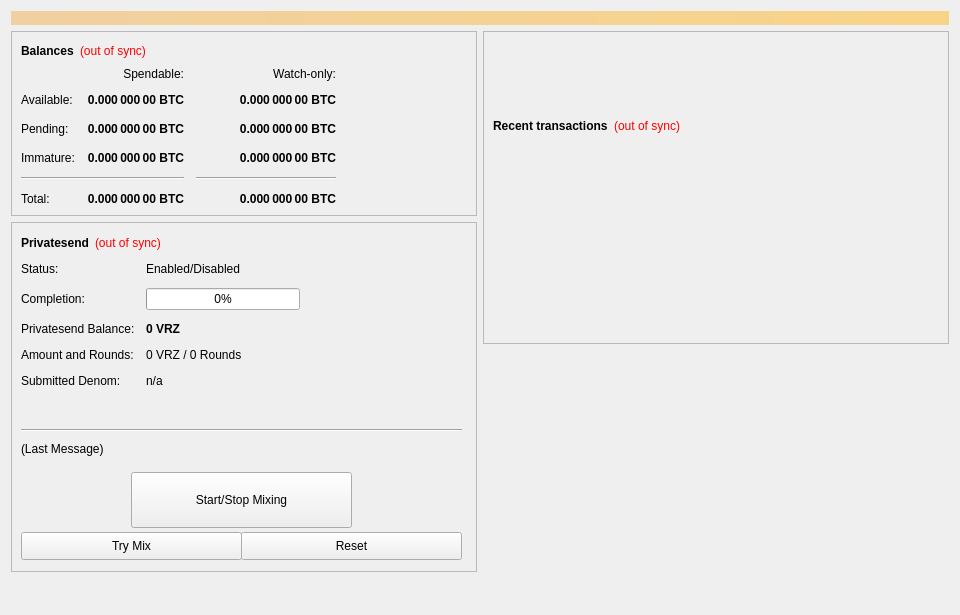
<?xml version="1.0" encoding="UTF-8"?>
<ui version="4.0">
 <class>OverviewPage</class>
 <widget class="QWidget" name="OverviewPage">
  <property name="geometry">
   <rect>
    <x>0</x>
    <y>0</y>
    <width>960</width>
    <height>615</height>
   </rect>
  </property>
  <property name="minimumSize">
   <size>
    <width>960</width>
    <height>0</height>
   </size>
  </property>
  <property name="windowTitle">
   <string>Form</string>
  </property>
  <layout class="QVBoxLayout" name="topLayout">
   <item>
    <widget class="QLabel" name="labelAlerts">
     <property name="visible">
      <bool>false</bool>
     </property>
     <property name="styleSheet">
      <string notr="true">background-color: qlineargradient(x1: 0, y1: 0, x2: 1, y2: 0, stop:0 #F0D0A0, stop:1 #F8D488); color:#000000;</string>
     </property>
     <property name="wordWrap">
      <bool>true</bool>
     </property>
     <property name="margin">
      <number>3</number>
     </property>
    </widget>
   </item>
   <item>
    <layout class="QHBoxLayout" name="horizontalLayout" stretch="1,1">
     <item>
      <layout class="QVBoxLayout" name="verticalLayout_2">
       <item>
        <widget class="QFrame" name="frame">
         <property name="frameShape">
          <enum>QFrame::StyledPanel</enum>
         </property>
         <property name="frameShadow">
          <enum>QFrame::Raised</enum>
         </property>
         <layout class="QVBoxLayout" name="verticalLayout_4">
          <item>
           <layout class="QHBoxLayout" name="horizontalLayout_4">
            <item>
             <widget class="QLabel" name="label_5">
              <property name="font">
               <font>
                <weight>75</weight>
                <bold>true</bold>
               </font>
              </property>
              <property name="text">
               <string>Balances</string>
              </property>
             </widget>
            </item>
            <item>
             <widget class="QLabel" name="labelWalletStatus">
              <property name="cursor">
               <cursorShape>WhatsThisCursor</cursorShape>
              </property>
              <property name="toolTip">
               <string>The displayed information may be out of date. Your wallet automatically synchronizes with the Verizon network after a connection is established, but this process has not completed yet.</string>
              </property>
              <property name="styleSheet">
               <string notr="true">QLabel { color: red; }</string>
              </property>
              <property name="text">
               <string notr="true">(out of sync)</string>
              </property>
              <property name="alignment">
               <set>Qt::AlignLeading|Qt::AlignLeft|Qt::AlignVCenter</set>
              </property>
             </widget>
            </item>
            <item>
             <spacer name="horizontalSpacer_3">
              <property name="orientation">
               <enum>Qt::Horizontal</enum>
              </property>
              <property name="sizeHint" stdset="0">
               <size>
                <width>40</width>
                <height>20</height>
               </size>
              </property>
             </spacer>
            </item>
           </layout>
          </item>
          <item>
           <layout class="QGridLayout" name="gridLayout">
            <property name="spacing">
             <number>12</number>
            </property>
            <item row="2" column="2">
             <widget class="QLabel" name="labelWatchPending">
              <property name="font">
               <font>
                <weight>75</weight>
                <bold>true</bold>
               </font>
              </property>
              <property name="cursor">
               <cursorShape>IBeamCursor</cursorShape>
              </property>
              <property name="toolTip">
               <string>Unconfirmed transactions to watch-only addresses</string>
              </property>
              <property name="text">
               <string notr="true">0.000 000 00 BTC</string>
              </property>
              <property name="alignment">
               <set>Qt::AlignRight|Qt::AlignTrailing|Qt::AlignVCenter</set>
              </property>
              <property name="textInteractionFlags">
               <set>Qt::LinksAccessibleByMouse|Qt::TextSelectableByKeyboard|Qt::TextSelectableByMouse</set>
              </property>
             </widget>
            </item>
            <item row="2" column="1">
             <widget class="QLabel" name="labelUnconfirmed">
              <property name="font">
               <font>
                <weight>75</weight>
                <bold>true</bold>
               </font>
              </property>
              <property name="cursor">
               <cursorShape>IBeamCursor</cursorShape>
              </property>
              <property name="toolTip">
               <string>Total of transactions that have yet to be confirmed, and do not yet count toward the spendable balance</string>
              </property>
              <property name="text">
               <string notr="true">0.000 000 00 BTC</string>
              </property>
              <property name="alignment">
               <set>Qt::AlignRight|Qt::AlignTrailing|Qt::AlignVCenter</set>
              </property>
              <property name="textInteractionFlags">
               <set>Qt::LinksAccessibleByMouse|Qt::TextSelectableByKeyboard|Qt::TextSelectableByMouse</set>
              </property>
             </widget>
            </item>
            <item row="3" column="2">
             <widget class="QLabel" name="labelWatchImmature">
              <property name="font">
               <font>
                <weight>75</weight>
                <bold>true</bold>
               </font>
              </property>
              <property name="cursor">
               <cursorShape>IBeamCursor</cursorShape>
              </property>
              <property name="toolTip">
               <string>Staked or masternode rewards in watch-only addresses that has not yet matured</string>
              </property>
              <property name="text">
               <string notr="true">0.000 000 00 BTC</string>
              </property>
              <property name="alignment">
               <set>Qt::AlignRight|Qt::AlignTrailing|Qt::AlignVCenter</set>
              </property>
              <property name="textInteractionFlags">
               <set>Qt::LinksAccessibleByMouse|Qt::TextSelectableByKeyboard|Qt::TextSelectableByMouse</set>
              </property>
             </widget>
            </item>
            <item row="4" column="0" colspan="2">
             <widget class="Line" name="lineSpendableBalance">
              <property name="orientation">
               <enum>Qt::Horizontal</enum>
              </property>
             </widget>
            </item>
            <item row="4" column="2">
             <widget class="Line" name="lineWatchBalance">
              <property name="sizePolicy">
               <sizepolicy hsizetype="Preferred" vsizetype="Fixed">
                <horstretch>0</horstretch>
                <verstretch>0</verstretch>
               </sizepolicy>
              </property>
              <property name="minimumSize">
               <size>
                <width>140</width>
                <height>0</height>
               </size>
              </property>
              <property name="orientation">
               <enum>Qt::Horizontal</enum>
              </property>
             </widget>
            </item>
            <item row="5" column="0">
             <widget class="QLabel" name="labelTotalText">
              <property name="text">
               <string>Total:</string>
              </property>
             </widget>
            </item>
            <item row="3" column="1">
             <widget class="QLabel" name="labelImmature">
              <property name="font">
               <font>
                <weight>75</weight>
                <bold>true</bold>
               </font>
              </property>
              <property name="cursor">
               <cursorShape>IBeamCursor</cursorShape>
              </property>
              <property name="toolTip">
               <string>Staked or masternode rewards that has not yet matured</string>
              </property>
              <property name="text">
               <string notr="true">0.000 000 00 BTC</string>
              </property>
              <property name="alignment">
               <set>Qt::AlignRight|Qt::AlignTrailing|Qt::AlignVCenter</set>
              </property>
              <property name="textInteractionFlags">
               <set>Qt::LinksAccessibleByMouse|Qt::TextSelectableByKeyboard|Qt::TextSelectableByMouse</set>
              </property>
             </widget>
            </item>
            <item row="2" column="3">
             <spacer name="horizontalSpacer_2">
              <property name="orientation">
               <enum>Qt::Horizontal</enum>
              </property>
              <property name="sizeHint" stdset="0">
               <size>
                <width>40</width>
                <height>20</height>
               </size>
              </property>
             </spacer>
            </item>
            <item row="3" column="0">
             <widget class="QLabel" name="labelImmatureText">
              <property name="text">
               <string>Immature:</string>
              </property>
             </widget>
            </item>
            <item row="5" column="1">
             <widget class="QLabel" name="labelTotal">
              <property name="font">
               <font>
                <weight>75</weight>
                <bold>true</bold>
               </font>
              </property>
              <property name="cursor">
               <cursorShape>IBeamCursor</cursorShape>
              </property>
              <property name="toolTip">
               <string>Your current total balance</string>
              </property>
              <property name="text">
               <string notr="true">0.000 000 00 BTC</string>
              </property>
              <property name="alignment">
               <set>Qt::AlignRight|Qt::AlignTrailing|Qt::AlignVCenter</set>
              </property>
              <property name="textInteractionFlags">
               <set>Qt::LinksAccessibleByMouse|Qt::TextSelectableByKeyboard|Qt::TextSelectableByMouse</set>
              </property>
             </widget>
            </item>
            <item row="5" column="2">
             <widget class="QLabel" name="labelWatchTotal">
              <property name="font">
               <font>
                <weight>75</weight>
                <bold>true</bold>
               </font>
              </property>
              <property name="cursor">
               <cursorShape>IBeamCursor</cursorShape>
              </property>
              <property name="toolTip">
               <string>Current total balance in watch-only addresses</string>
              </property>
              <property name="text">
               <string notr="true">0.000 000 00 BTC</string>
              </property>
              <property name="alignment">
               <set>Qt::AlignRight|Qt::AlignTrailing|Qt::AlignVCenter</set>
              </property>
              <property name="textInteractionFlags">
               <set>Qt::LinksAccessibleByMouse|Qt::TextSelectableByKeyboard|Qt::TextSelectableByMouse</set>
              </property>
             </widget>
            </item>
            <item row="0" column="2">
             <widget class="QLabel" name="labelWatchonly">
              <property name="text">
               <string>Watch-only:</string>
              </property>
              <property name="alignment">
               <set>Qt::AlignRight|Qt::AlignTrailing|Qt::AlignVCenter</set>
              </property>
             </widget>
            </item>
            <item row="1" column="0">
             <widget class="QLabel" name="labelBalanceText">
              <property name="text">
               <string>Available:</string>
              </property>
             </widget>
            </item>
            <item row="1" column="1">
             <widget class="QLabel" name="labelBalance">
              <property name="font">
               <font>
                <weight>75</weight>
                <bold>true</bold>
               </font>
              </property>
              <property name="cursor">
               <cursorShape>IBeamCursor</cursorShape>
              </property>
              <property name="toolTip">
               <string>Your current spendable balance</string>
              </property>
              <property name="text">
               <string notr="true">0.000 000 00 BTC</string>
              </property>
              <property name="alignment">
               <set>Qt::AlignRight|Qt::AlignTrailing|Qt::AlignVCenter</set>
              </property>
              <property name="textInteractionFlags">
               <set>Qt::LinksAccessibleByMouse|Qt::TextSelectableByKeyboard|Qt::TextSelectableByMouse</set>
              </property>
             </widget>
            </item>
            <item row="1" column="2">
             <widget class="QLabel" name="labelWatchAvailable">
              <property name="font">
               <font>
                <weight>75</weight>
                <bold>true</bold>
               </font>
              </property>
              <property name="cursor">
               <cursorShape>IBeamCursor</cursorShape>
              </property>
              <property name="toolTip">
               <string>Your current balance in watch-only addresses</string>
              </property>
              <property name="text">
               <string notr="true">0.000 000 00 BTC</string>
              </property>
              <property name="alignment">
               <set>Qt::AlignRight|Qt::AlignTrailing|Qt::AlignVCenter</set>
              </property>
              <property name="textInteractionFlags">
               <set>Qt::LinksAccessibleByMouse|Qt::TextSelectableByKeyboard|Qt::TextSelectableByMouse</set>
              </property>
             </widget>
            </item>
            <item row="2" column="0">
             <widget class="QLabel" name="labelPendingText">
              <property name="text">
               <string>Pending:</string>
              </property>
             </widget>
            </item>
            <item row="0" column="1">
             <widget class="QLabel" name="labelSpendable">
              <property name="text">
               <string>Spendable:</string>
              </property>
              <property name="alignment">
               <set>Qt::AlignRight|Qt::AlignTrailing|Qt::AlignVCenter</set>
              </property>
             </widget>
            </item>
           </layout>
          </item>
         </layout>
        </widget>
       </item>
       <item>
        <widget class="QFrame" name="framePrivatesend">
         <property name="minimumSize">
          <size>
           <width>0</width>
           <height>350</height>
          </size>
         </property>
         <property name="layoutDirection">
          <enum>Qt::LeftToRight</enum>
         </property>
         <property name="frameShape">
          <enum>QFrame::StyledPanel</enum>
         </property>
         <property name="frameShadow">
          <enum>QFrame::Raised</enum>
         </property>
         <widget class="QWidget" name="formLayoutWidget">
          <property name="geometry">
           <rect>
            <x>10</x>
            <y>40</y>
            <width>451</width>
            <height>161</height>
           </rect>
          </property>
          <layout class="QFormLayout" name="formLayout">
           <property name="fieldGrowthPolicy">
            <enum>QFormLayout::AllNonFixedFieldsGrow</enum>
           </property>
           <property name="horizontalSpacing">
            <number>11</number>
           </property>
           <property name="verticalSpacing">
            <number>12</number>
           </property>
           <item row="0" column="0">
            <widget class="QLabel" name="label_6">
             <property name="text">
              <string>Status:</string>
             </property>
            </widget>
           </item>
           <item row="1" column="0">
            <widget class="QLabel" name="label_7">
             <property name="text">
              <string>Completion:</string>
             </property>
            </widget>
           </item>
           <item row="1" column="1">
            <widget class="QProgressBar" name="privatesendProgress">
             <property name="maximumSize">
              <size>
               <width>154</width>
               <height>16777215</height>
              </size>
             </property>
             <property name="value">
              <number>0</number>
             </property>
            </widget>
           </item>
           <item row="2" column="0">
            <widget class="QLabel" name="labelAnonymizedText">
             <property name="text">
              <string>Privatesend Balance:</string>
             </property>
            </widget>
           </item>
           <item row="2" column="1">
            <widget class="QLabel" name="labelAnonymized">
             <property name="font">
              <font>
               <weight>75</weight>
               <bold>true</bold>
              </font>
             </property>
             <property name="text">
              <string notr="true">0 VRZ</string>
             </property>
            </widget>
           </item>
           <item row="3" column="0">
            <widget class="QLabel" name="label_8">
             <property name="text">
              <string>Amount and Rounds:</string>
             </property>
            </widget>
           </item>
           <item row="3" column="1">
            <widget class="QLabel" name="labelAmountRounds">
             <property name="text">
              <string>0 VRZ / 0 Rounds</string>
             </property>
            </widget>
           </item>
           <item row="4" column="0">
            <widget class="QLabel" name="label_9">
             <property name="text">
              <string>Submitted Denom:</string>
             </property>
            </widget>
           </item>
           <item row="4" column="1">
            <widget class="QLabel" name="labelSubmittedDenom">
             <property name="toolTip">
              <string>The denominations you submitted to the Masternode.&lt;br&gt;To mix, other users must submit the exact same denominations.</string>
             </property>
             <property name="text">
              <string>n/a</string>
             </property>
            </widget>
           </item>
           <item row="0" column="1">
            <widget class="QLabel" name="privatesendEnabled">
             <property name="text">
              <string>Enabled/Disabled</string>
             </property>
            </widget>
           </item>
          </layout>
         </widget>
         <widget class="QPushButton" name="runAutoDenom">
          <property name="geometry">
           <rect>
            <x>251</x>
            <y>17</y>
            <width>1</width>
            <height>1</height>
           </rect>
          </property>
          <property name="palette">
           <palette>
            <active>
             <colorrole role="WindowText">
              <brush brushstyle="SolidPattern">
               <color alpha="255">
                <red>0</red>
                <green>0</green>
                <blue>0</blue>
               </color>
              </brush>
             </colorrole>
             <colorrole role="Button">
              <brush brushstyle="SolidPattern">
               <color alpha="255">
                <red>239</red>
                <green>238</green>
                <blue>238</blue>
               </color>
              </brush>
             </colorrole>
             <colorrole role="Light">
              <brush brushstyle="SolidPattern">
               <color alpha="255">
                <red>255</red>
                <green>255</green>
                <blue>255</blue>
               </color>
              </brush>
             </colorrole>
             <colorrole role="Midlight">
              <brush brushstyle="SolidPattern">
               <color alpha="255">
                <red>247</red>
                <green>246</green>
                <blue>246</blue>
               </color>
              </brush>
             </colorrole>
             <colorrole role="Dark">
              <brush brushstyle="SolidPattern">
               <color alpha="255">
                <red>119</red>
                <green>119</green>
                <blue>119</blue>
               </color>
              </brush>
             </colorrole>
             <colorrole role="Mid">
              <brush brushstyle="SolidPattern">
               <color alpha="255">
                <red>159</red>
                <green>159</green>
                <blue>159</blue>
               </color>
              </brush>
             </colorrole>
             <colorrole role="Text">
              <brush brushstyle="SolidPattern">
               <color alpha="255">
                <red>0</red>
                <green>0</green>
                <blue>0</blue>
               </color>
              </brush>
             </colorrole>
             <colorrole role="BrightText">
              <brush brushstyle="SolidPattern">
               <color alpha="255">
                <red>255</red>
                <green>255</green>
                <blue>255</blue>
               </color>
              </brush>
             </colorrole>
             <colorrole role="ButtonText">
              <brush brushstyle="SolidPattern">
               <color alpha="255">
                <red>0</red>
                <green>0</green>
                <blue>0</blue>
               </color>
              </brush>
             </colorrole>
             <colorrole role="Base">
              <brush brushstyle="SolidPattern">
               <color alpha="255">
                <red>255</red>
                <green>255</green>
                <blue>255</blue>
               </color>
              </brush>
             </colorrole>
             <colorrole role="Window">
              <brush brushstyle="SolidPattern">
               <color alpha="255">
                <red>239</red>
                <green>238</green>
                <blue>238</blue>
               </color>
              </brush>
             </colorrole>
             <colorrole role="Shadow">
              <brush brushstyle="SolidPattern">
               <color alpha="255">
                <red>0</red>
                <green>0</green>
                <blue>0</blue>
               </color>
              </brush>
             </colorrole>
             <colorrole role="AlternateBase">
              <brush brushstyle="SolidPattern">
               <color alpha="255">
                <red>247</red>
                <green>246</green>
                <blue>246</blue>
               </color>
              </brush>
             </colorrole>
             <colorrole role="ToolTipBase">
              <brush brushstyle="SolidPattern">
               <color alpha="255">
                <red>255</red>
                <green>255</green>
                <blue>220</blue>
               </color>
              </brush>
             </colorrole>
             <colorrole role="ToolTipText">
              <brush brushstyle="SolidPattern">
               <color alpha="255">
                <red>0</red>
                <green>0</green>
                <blue>0</blue>
               </color>
              </brush>
             </colorrole>
            </active>
            <inactive>
             <colorrole role="WindowText">
              <brush brushstyle="SolidPattern">
               <color alpha="255">
                <red>0</red>
                <green>0</green>
                <blue>0</blue>
               </color>
              </brush>
             </colorrole>
             <colorrole role="Button">
              <brush brushstyle="SolidPattern">
               <color alpha="255">
                <red>239</red>
                <green>238</green>
                <blue>238</blue>
               </color>
              </brush>
             </colorrole>
             <colorrole role="Light">
              <brush brushstyle="SolidPattern">
               <color alpha="255">
                <red>255</red>
                <green>255</green>
                <blue>255</blue>
               </color>
              </brush>
             </colorrole>
             <colorrole role="Midlight">
              <brush brushstyle="SolidPattern">
               <color alpha="255">
                <red>247</red>
                <green>246</green>
                <blue>246</blue>
               </color>
              </brush>
             </colorrole>
             <colorrole role="Dark">
              <brush brushstyle="SolidPattern">
               <color alpha="255">
                <red>119</red>
                <green>119</green>
                <blue>119</blue>
               </color>
              </brush>
             </colorrole>
             <colorrole role="Mid">
              <brush brushstyle="SolidPattern">
               <color alpha="255">
                <red>159</red>
                <green>159</green>
                <blue>159</blue>
               </color>
              </brush>
             </colorrole>
             <colorrole role="Text">
              <brush brushstyle="SolidPattern">
               <color alpha="255">
                <red>0</red>
                <green>0</green>
                <blue>0</blue>
               </color>
              </brush>
             </colorrole>
             <colorrole role="BrightText">
              <brush brushstyle="SolidPattern">
               <color alpha="255">
                <red>255</red>
                <green>255</green>
                <blue>255</blue>
               </color>
              </brush>
             </colorrole>
             <colorrole role="ButtonText">
              <brush brushstyle="SolidPattern">
               <color alpha="255">
                <red>0</red>
                <green>0</green>
                <blue>0</blue>
               </color>
              </brush>
             </colorrole>
             <colorrole role="Base">
              <brush brushstyle="SolidPattern">
               <color alpha="255">
                <red>255</red>
                <green>255</green>
                <blue>255</blue>
               </color>
              </brush>
             </colorrole>
             <colorrole role="Window">
              <brush brushstyle="SolidPattern">
               <color alpha="255">
                <red>239</red>
                <green>238</green>
                <blue>238</blue>
               </color>
              </brush>
             </colorrole>
             <colorrole role="Shadow">
              <brush brushstyle="SolidPattern">
               <color alpha="255">
                <red>0</red>
                <green>0</green>
                <blue>0</blue>
               </color>
              </brush>
             </colorrole>
             <colorrole role="AlternateBase">
              <brush brushstyle="SolidPattern">
               <color alpha="255">
                <red>247</red>
                <green>246</green>
                <blue>246</blue>
               </color>
              </brush>
             </colorrole>
             <colorrole role="ToolTipBase">
              <brush brushstyle="SolidPattern">
               <color alpha="255">
                <red>255</red>
                <green>255</green>
                <blue>220</blue>
               </color>
              </brush>
             </colorrole>
             <colorrole role="ToolTipText">
              <brush brushstyle="SolidPattern">
               <color alpha="255">
                <red>0</red>
                <green>0</green>
                <blue>0</blue>
               </color>
              </brush>
             </colorrole>
            </inactive>
            <disabled>
             <colorrole role="WindowText">
              <brush brushstyle="SolidPattern">
               <color alpha="255">
                <red>119</red>
                <green>119</green>
                <blue>119</blue>
               </color>
              </brush>
             </colorrole>
             <colorrole role="Button">
              <brush brushstyle="SolidPattern">
               <color alpha="255">
                <red>239</red>
                <green>238</green>
                <blue>238</blue>
               </color>
              </brush>
             </colorrole>
             <colorrole role="Light">
              <brush brushstyle="SolidPattern">
               <color alpha="255">
                <red>255</red>
                <green>255</green>
                <blue>255</blue>
               </color>
              </brush>
             </colorrole>
             <colorrole role="Midlight">
              <brush brushstyle="SolidPattern">
               <color alpha="255">
                <red>247</red>
                <green>246</green>
                <blue>246</blue>
               </color>
              </brush>
             </colorrole>
             <colorrole role="Dark">
              <brush brushstyle="SolidPattern">
               <color alpha="255">
                <red>119</red>
                <green>119</green>
                <blue>119</blue>
               </color>
              </brush>
             </colorrole>
             <colorrole role="Mid">
              <brush brushstyle="SolidPattern">
               <color alpha="255">
                <red>159</red>
                <green>159</green>
                <blue>159</blue>
               </color>
              </brush>
             </colorrole>
             <colorrole role="Text">
              <brush brushstyle="SolidPattern">
               <color alpha="255">
                <red>119</red>
                <green>119</green>
                <blue>119</blue>
               </color>
              </brush>
             </colorrole>
             <colorrole role="BrightText">
              <brush brushstyle="SolidPattern">
               <color alpha="255">
                <red>255</red>
                <green>255</green>
                <blue>255</blue>
               </color>
              </brush>
             </colorrole>
             <colorrole role="ButtonText">
              <brush brushstyle="SolidPattern">
               <color alpha="255">
                <red>119</red>
                <green>119</green>
                <blue>119</blue>
               </color>
              </brush>
             </colorrole>
             <colorrole role="Base">
              <brush brushstyle="SolidPattern">
               <color alpha="255">
                <red>239</red>
                <green>238</green>
                <blue>238</blue>
               </color>
              </brush>
             </colorrole>
             <colorrole role="Window">
              <brush brushstyle="SolidPattern">
               <color alpha="255">
                <red>239</red>
                <green>238</green>
                <blue>238</blue>
               </color>
              </brush>
             </colorrole>
             <colorrole role="Shadow">
              <brush brushstyle="SolidPattern">
               <color alpha="255">
                <red>0</red>
                <green>0</green>
                <blue>0</blue>
               </color>
              </brush>
             </colorrole>
             <colorrole role="AlternateBase">
              <brush brushstyle="SolidPattern">
               <color alpha="255">
                <red>239</red>
                <green>238</green>
                <blue>238</blue>
               </color>
              </brush>
             </colorrole>
             <colorrole role="ToolTipBase">
              <brush brushstyle="SolidPattern">
               <color alpha="255">
                <red>255</red>
                <green>255</green>
                <blue>220</blue>
               </color>
              </brush>
             </colorrole>
             <colorrole role="ToolTipText">
              <brush brushstyle="SolidPattern">
               <color alpha="255">
                <red>0</red>
                <green>0</green>
                <blue>0</blue>
               </color>
              </brush>
             </colorrole>
            </disabled>
           </palette>
          </property>
          <property name="focusPolicy">
           <enum>Qt::NoFocus</enum>
          </property>
          <property name="autoFillBackground">
           <bool>true</bool>
          </property>
          <property name="text">
           <string/>
          </property>
          <property name="flat">
           <bool>true</bool>
          </property>
         </widget>
         <widget class="QPushButton" name="togglePrivatesend">
          <property name="geometry">
           <rect>
            <x>120</x>
            <y>250</y>
            <width>221</width>
            <height>56</height>
           </rect>
          </property>
          <property name="sizePolicy">
           <sizepolicy hsizetype="MinimumExpanding" vsizetype="Fixed">
            <horstretch>0</horstretch>
            <verstretch>0</verstretch>
           </sizepolicy>
          </property>
          <property name="text">
           <string>Start/Stop Mixing</string>
          </property>
         </widget>
         <widget class="Line" name="lineLastMessage">
          <property name="geometry">
           <rect>
            <x>10</x>
            <y>200</y>
            <width>441</width>
            <height>16</height>
           </rect>
          </property>
          <property name="orientation">
           <enum>Qt::Horizontal</enum>
          </property>
         </widget>
         <widget class="QLabel" name="privatesendStatus">
          <property name="geometry">
           <rect>
            <x>10</x>
            <y>220</y>
            <width>451</width>
            <height>61</height>
           </rect>
          </property>
          <property name="minimumSize">
           <size>
            <width>288</width>
            <height>43</height>
           </size>
          </property>
          <property name="text">
           <string>(Last Message)</string>
          </property>
          <property name="alignment">
           <set>Qt::AlignLeading|Qt::AlignLeft|Qt::AlignTop</set>
          </property>
          <property name="wordWrap">
           <bool>true</bool>
          </property>
         </widget>
         <widget class="QPushButton" name="privatesendAuto">
          <property name="geometry">
           <rect>
            <x>10</x>
            <y>310</y>
            <width>221</width>
            <height>28</height>
           </rect>
          </property>
          <property name="sizePolicy">
           <sizepolicy hsizetype="MinimumExpanding" vsizetype="Fixed">
            <horstretch>0</horstretch>
            <verstretch>0</verstretch>
           </sizepolicy>
          </property>
          <property name="toolTip">
           <string>Try to manually submit a Privatesend request.</string>
          </property>
          <property name="text">
           <string>Try Mix</string>
          </property>
         </widget>
         <widget class="QPushButton" name="privatesendReset">
          <property name="geometry">
           <rect>
            <x>230</x>
            <y>310</y>
            <width>221</width>
            <height>28</height>
           </rect>
          </property>
          <property name="sizePolicy">
           <sizepolicy hsizetype="MinimumExpanding" vsizetype="Fixed">
            <horstretch>0</horstretch>
            <verstretch>0</verstretch>
           </sizepolicy>
          </property>
          <property name="toolTip">
           <string>Reset the current status of Privatesend (can interrupt Privatesend if it's in the process of Mixing, which can cost you money!)</string>
          </property>
          <property name="autoFillBackground">
           <bool>false</bool>
          </property>
          <property name="text">
           <string>Reset</string>
          </property>
         </widget>
         <widget class="QWidget" name="layoutWidget">
          <property name="geometry">
           <rect>
            <x>10</x>
            <y>10</y>
            <width>431</width>
            <height>22</height>
           </rect>
          </property>
          <layout class="QHBoxLayout" name="horizontalLayout_5">
           <item>
            <widget class="QLabel" name="label_2">
             <property name="font">
              <font>
               <weight>75</weight>
               <bold>true</bold>
              </font>
             </property>
             <property name="text">
              <string>Privatesend</string>
             </property>
            </widget>
           </item>
           <item>
            <widget class="QLabel" name="labelPrivatesendSyncStatus">
             <property name="toolTip">
              <string>The displayed information may be out of date. Your wallet automatically synchronizes with the Verizon network after a connection is established, but this process has not completed yet.</string>
             </property>
             <property name="styleSheet">
              <string notr="true">QLabel { color: red; }</string>
             </property>
             <property name="text">
              <string notr="true">(out of sync)</string>
             </property>
             <property name="alignment">
              <set>Qt::AlignLeading|Qt::AlignLeft|Qt::AlignVCenter</set>
             </property>
            </widget>
           </item>
           <item>
            <spacer name="horizontalSpacer_4">
             <property name="orientation">
              <enum>Qt::Horizontal</enum>
             </property>
             <property name="sizeHint" stdset="0">
              <size>
               <width>40</width>
               <height>20</height>
              </size>
             </property>
            </spacer>
           </item>
          </layout>
         </widget>
        </widget>
       </item>
       <item>
        <spacer name="verticalSpacer">
         <property name="orientation">
          <enum>Qt::Vertical</enum>
         </property>
         <property name="sizeHint" stdset="0">
          <size>
           <width>20</width>
           <height>40</height>
          </size>
         </property>
        </spacer>
       </item>
      </layout>
     </item>
     <item>
      <layout class="QVBoxLayout" name="verticalLayout_3">
       <item>
        <widget class="QFrame" name="frame_2">
         <property name="frameShape">
          <enum>QFrame::StyledPanel</enum>
         </property>
         <property name="frameShadow">
          <enum>QFrame::Raised</enum>
         </property>
         <layout class="QVBoxLayout" name="verticalLayout">
          <item>
           <spacer name="verticalSpacer_3">
            <property name="orientation">
             <enum>Qt::Vertical</enum>
            </property>
            <property name="sizeType">
             <enum>QSizePolicy::Fixed</enum>
            </property>
            <property name="sizeHint" stdset="0">
             <size>
              <width>20</width>
              <height>75</height>
             </size>
            </property>
           </spacer>
          </item>
          <item>
           <layout class="QHBoxLayout" name="horizontalLayout_2">
            <item>
             <widget class="QLabel" name="label_4">
              <property name="font">
               <font>
                <weight>75</weight>
                <bold>true</bold>
               </font>
              </property>
              <property name="text">
               <string>Recent transactions</string>
              </property>
             </widget>
            </item>
            <item>
             <widget class="QLabel" name="labelTransactionsStatus">
              <property name="cursor">
               <cursorShape>WhatsThisCursor</cursorShape>
              </property>
              <property name="toolTip">
               <string>The displayed information may be out of date. Your wallet automatically synchronizes with the Verizon network after a connection is established, but this process has not completed yet.</string>
              </property>
              <property name="styleSheet">
               <string notr="true">QLabel { color: red; }</string>
              </property>
              <property name="text">
               <string notr="true">(out of sync)</string>
              </property>
              <property name="alignment">
               <set>Qt::AlignRight|Qt::AlignTrailing|Qt::AlignVCenter</set>
              </property>
             </widget>
            </item>
            <item>
             <spacer name="horizontalSpacer">
              <property name="orientation">
               <enum>Qt::Horizontal</enum>
              </property>
              <property name="sizeHint" stdset="0">
               <size>
                <width>40</width>
                <height>20</height>
               </size>
              </property>
             </spacer>
            </item>
           </layout>
          </item>
          <item>
           <widget class="QListView" name="listTransactions">
            <property name="styleSheet">
             <string notr="true">QListView { background: transparent; }</string>
            </property>
            <property name="frameShape">
             <enum>QFrame::NoFrame</enum>
            </property>
            <property name="verticalScrollBarPolicy">
             <enum>Qt::ScrollBarAlwaysOff</enum>
            </property>
            <property name="horizontalScrollBarPolicy">
             <enum>Qt::ScrollBarAlwaysOff</enum>
            </property>
            <property name="selectionMode">
             <enum>QAbstractItemView::NoSelection</enum>
            </property>
           </widget>
          </item>
         </layout>
        </widget>
       </item>
       <item>
        <spacer name="verticalSpacer_2">
         <property name="orientation">
          <enum>Qt::Vertical</enum>
         </property>
         <property name="sizeType">
          <enum>QSizePolicy::Expanding</enum>
         </property>
         <property name="sizeHint" stdset="0">
          <size>
           <width>20</width>
           <height>40</height>
          </size>
         </property>
        </spacer>
       </item>
      </layout>
     </item>
    </layout>
   </item>
  </layout>
 </widget>
 <resources/>
 <connections/>
</ui>
